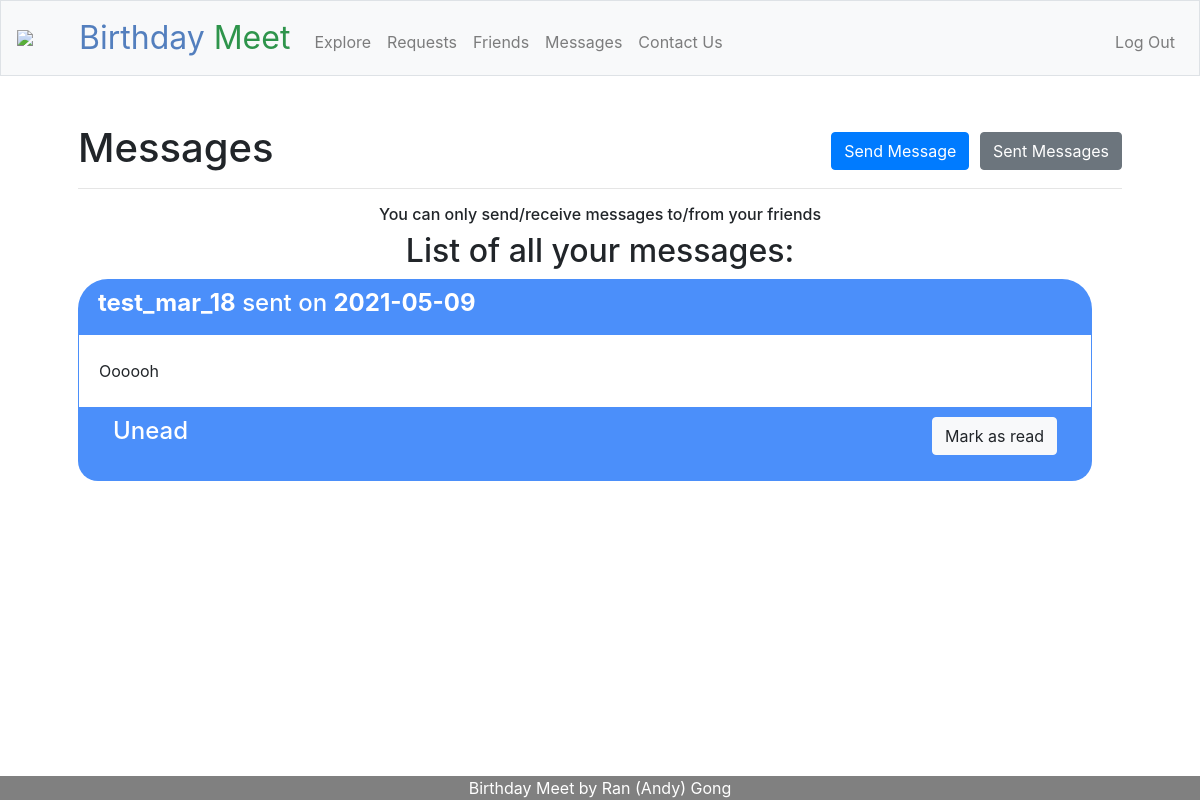
Page /messages (signed in) on the committed database.
### tables this page shows
CREATE TABLE users (id INTEGER, username TEXT NOT NULL, hash TEXT NOT NULL, month INTEGER NOT NULL, day INTEGER NOT NULL, PRIMARY KEY(id));

CREATE TABLE messages (
        id INTEGER,
        sender_id INTEGER NOT NULL,
        receiver_id INTEGER NOT NULL,
        message_text TEXT NOT NULL,
        when_sent DATE NOT NULL,
        is_read BIT NOT NULL,
        FOREIGN KEY (sender_id) REFERENCES users (id),
        FOREIGN KEY (receiver_id) REFERENCES users (id),
        PRIMARY KEY(id)
    );

### app.py (the view, shortened to what this page needs)
@app.route("/messages", methods=["GET", "POST"])
@login_required
def messages():
    list_of_messages_info = []
    list_of_messages_from_database = db.execute("SELECT * FROM messages WHERE receiver_id = ?", session.get("user_id"))
    for message_from_database in list_of_messages_from_database:
        sender_username = db.execute("SELECT * FROM users WHERE id = ?", message_from_database["sender_id"])[0]["username"]
        is_read = (message_from_database["is_read"] == 1)
        list_of_messages_info.append({
            "message": message_from_database["message_text"].split("\r\n"),
            "id": message_from_database["id"],
            "sender_username": sender_username,
            "time_sent": message_from_database["when_sent"],
            "is_read": is_read
        })
    list_of_messages_info.reverse()
    return render_template("messages.html", list_of_messages_info=list_of_messages_info)

### app.py (called while the page is built)
@app.after_request
def after_request(response):
    response.headers["Cache-Control"] = "no-cache, no-store, must-revalidate"
    response.headers["Expires"] = 0
    response.headers["Pragma"] = "no-cache"
    return response

def login_required(f):
    @wraps(f)
    def decorated_function(*args, **kwargs):
        if session.get("user_id") is None:
            flash("You are currently not logged in!")
            return redirect("/login")
        return f(*args, **kwargs)
    return decorated_function

### templates/messages.html (shortened to what this page needs)
{% extends "layout.html" %}
{% block main %}
<h1>
    <span class="display-5 fw-bold">Messages</span>
    <div class="float-right">
        <a href="/send"><button class="btn btn-primary">Send Message</button></a>
        <a href="/sent"><button class="btn btn-secondary">Sent Messages</button></a>
    </div>
</h1>
<hr>
<h6 class="display-5 fw-bold align-center">You can only send/receive messages to/from your friends</h6>
{% if list_of_messages_info %}
    <h2 class="display-5 align-center">List of all your messages:</h2>
    {% for message in list_of_messages_info %}
        <div class="container-fluid">
            <div class="row" style="
            border-radius: 30px 30px 0px 0px;
            background: #4b8ffa;
            padding-left: 20px;
            padding-top: 10px;
            padding-bottom: 10px;
            width: 100%;
            text-align: left;
        ">
                <h4 class="display-5" style="color: white;">
                    <span style="font-weight: bold;">{{ message.sender_username }}</span> sent on <span style="font-weight: bold;">{{ message.time_sent }}</span>
                </h4>
            </div>
            <div class="row" style="
                    background: #ffffff;
                    border-style: solid;
                    border-width: 0px 1px;
                    border-color: #4b8ffa;
                    padding-left: 20px;
                    padding-right: 20px;
                    width: 100%;
                    text-align: left;
                ">
                    <br>
                </div>
            {% for line in message.message %}
                <div class="row" style="
                    background: #ffffff;
                    border-style: solid;
                    border-width: 0px 1px;
                    border-color: #4b8ffa;
                    padding-left: 20px;
                    padding-right: 20px;
                    width: 100%;
                    text-align: left;
                ">
                        {{ line }}
                </div>
            {% endfor %}
            <div class="row" style="
                    background: #ffffff;
                    border-style: solid;
                    border-width: 0px 1px;
                    border-color: #4b8ffa;
                    padding-left: 20px;
                    padding-right: 20px;
                    width: 100%;
                    text-align: left;
                ">
                    <br>
                </div>
            <div class="row justify-content-between"style="
                border-radius: 0px 0px 20px 20px;
                background: #4b8ffa;
                padding-top: 10px;
                padding-bottom: 10px;
                padding-left: 20px;
                padding-right: 20px;
                width: 100%;
                text-align: left;
            ">
                {% if message.is_read %}
                <div class="col-4">
                    <h4 style="color: white; verticle-align: middle;">
                        Read
                    </h4>
                </div>
                {% else %}
                <div class="col-4">
                    <h4 style="color: white; verticle-align: middle;">
                        Unead
                    </h4>
                </div>
                <div class="col-8" style="text-align: right; verticle-align: middle;">
                    <form action="/messages" method="post">
                        <div class="form-group">
                            <button class="btn btn-light" type="submit">Mark as read</button>
                        </div>
                    </form>
                </div>
                {% endif %}
            </div>
        </div>
        <br>
    {% endfor %}
{% else %}
    <h2 class="display-5 fw-bold align-center">You have received no messages at this moment</h2>
    <h4 class="display-5 fw-bold align-center">Add some friends, or send a message to your friends!</h4>
{% endif %}
{% endblock %}

### static/styles.css (style rules this page uses)
.align-center { text-align: center; }
.container-fluid { margin-right: 0; margin-left: 0; overflow: hidden; }

### rows in the picture
users: sender_username "test_mar_18"
messages: time_sent "2021-05-09", message_text "Oooooh"
